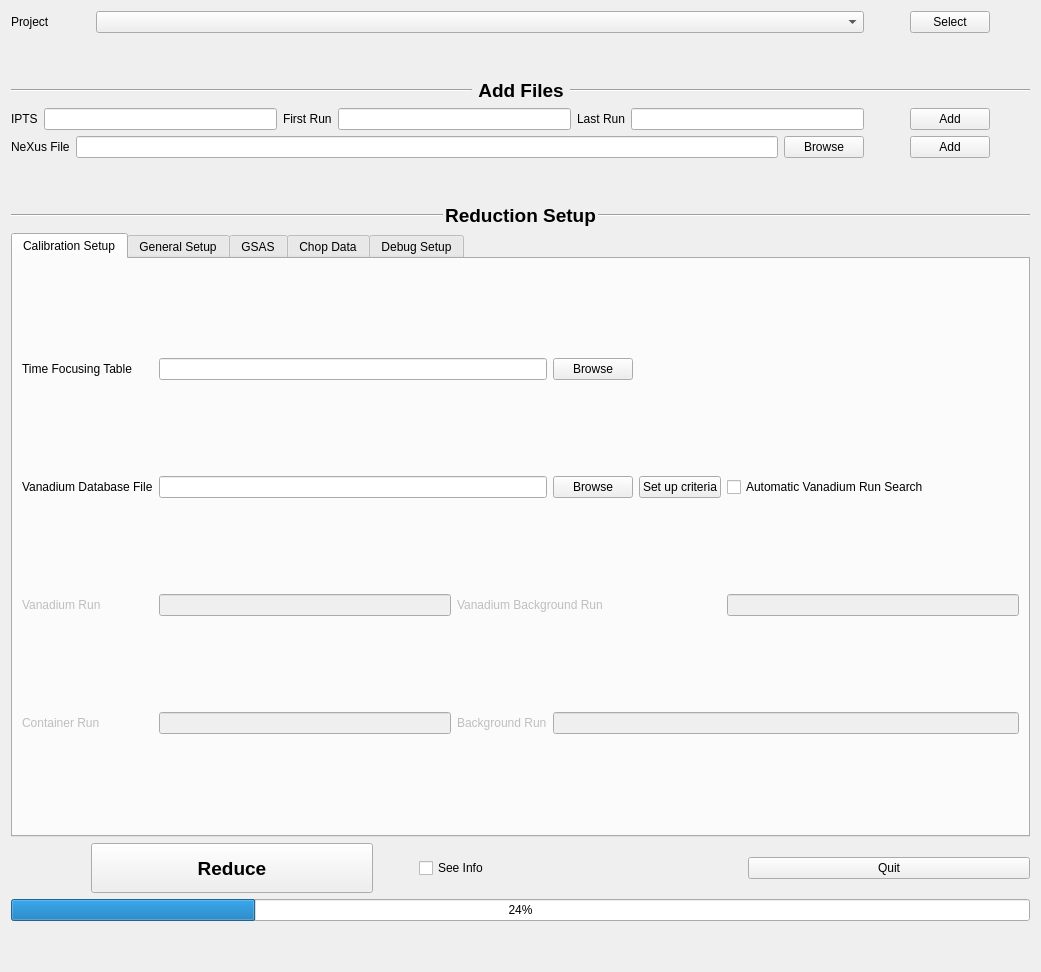
<?xml version="1.0" encoding="UTF-8"?>
<ui version="4.0">
 <class>Form</class>
 <widget class="QWidget" name="Form">
  <property name="geometry">
   <rect>
    <x>0</x>
    <y>0</y>
    <width>1041</width>
    <height>972</height>
   </rect>
  </property>
  <property name="windowTitle">
   <string>Form</string>
  </property>
  <layout class="QGridLayout" name="gridLayout">
   <item row="5" column="0">
    <spacer name="verticalSpacer_2">
     <property name="orientation">
      <enum>Qt::Vertical</enum>
     </property>
     <property name="sizeType">
      <enum>QSizePolicy::Preferred</enum>
     </property>
     <property name="sizeHint" stdset="0">
      <size>
       <width>20</width>
       <height>40</height>
      </size>
     </property>
    </spacer>
   </item>
   <item row="6" column="0">
    <layout class="QHBoxLayout" name="horizontalLayout_9">
     <property name="spacing">
      <number>2</number>
     </property>
     <property name="sizeConstraint">
      <enum>QLayout::SetNoConstraint</enum>
     </property>
     <item>
      <widget class="Line" name="line_6">
       <property name="sizePolicy">
        <sizepolicy hsizetype="Expanding" vsizetype="Fixed">
         <horstretch>0</horstretch>
         <verstretch>0</verstretch>
        </sizepolicy>
       </property>
       <property name="orientation">
        <enum>Qt::Horizontal</enum>
       </property>
      </widget>
     </item>
     <item>
      <widget class="QLabel" name="label_5">
       <property name="font">
        <font>
         <pointsize>14</pointsize>
         <weight>75</weight>
         <bold>true</bold>
        </font>
       </property>
       <property name="text">
        <string>Reduction Setup</string>
       </property>
       <property name="alignment">
        <set>Qt::AlignCenter</set>
       </property>
      </widget>
     </item>
     <item>
      <widget class="Line" name="line">
       <property name="sizePolicy">
        <sizepolicy hsizetype="Expanding" vsizetype="Fixed">
         <horstretch>0</horstretch>
         <verstretch>0</verstretch>
        </sizepolicy>
       </property>
       <property name="orientation">
        <enum>Qt::Horizontal</enum>
       </property>
      </widget>
     </item>
    </layout>
   </item>
   <item row="7" column="0">
    <layout class="QHBoxLayout" name="horizontalLayout_5">
     <item>
      <widget class="QTabWidget" name="tab_calibSetup">
       <property name="sizePolicy">
        <sizepolicy hsizetype="Preferred" vsizetype="Preferred">
         <horstretch>0</horstretch>
         <verstretch>0</verstretch>
        </sizepolicy>
       </property>
       <property name="currentIndex">
        <number>0</number>
       </property>
       <widget class="QWidget" name="tab_advsetup">
        <attribute name="title">
         <string>Calibration Setup</string>
        </attribute>
        <layout class="QGridLayout" name="gridLayout_4">
         <item row="2" column="0">
          <widget class="QLabel" name="label_8">
           <property name="enabled">
            <bool>false</bool>
           </property>
           <property name="text">
            <string>Vanadium Run</string>
           </property>
          </widget>
         </item>
         <item row="0" column="3">
          <widget class="QPushButton" name="pushButton_timeFocusTableFile">
           <property name="text">
            <string>Browse</string>
           </property>
          </widget>
         </item>
         <item row="3" column="1">
          <widget class="QLineEdit" name="lineEdit_16">
           <property name="enabled">
            <bool>false</bool>
           </property>
          </widget>
         </item>
         <item row="1" column="0">
          <widget class="QLabel" name="label_7">
           <property name="toolTip">
            <string>&lt;html&gt;&lt;head/&gt;&lt;body&gt;&lt;p&gt;Vanadium Information file such as&lt;/p&gt;&lt;p&gt;&amp;quot;/SNS/VULCAN/shared/Calibrationfiles/Instrument/Standard/Vanadium/VRecord.txt&amp;quot;&lt;/p&gt;&lt;p&gt;&lt;br/&gt;&lt;/p&gt;&lt;p&gt;Used to look up vanadium run&lt;/p&gt;&lt;/body&gt;&lt;/html&gt;</string>
           </property>
           <property name="text">
            <string>Vanadium Database File</string>
           </property>
          </widget>
         </item>
         <item row="0" column="1" colspan="2">
          <widget class="QLineEdit" name="lineEdit_timeFocusTable"/>
         </item>
         <item row="3" column="0">
          <widget class="QLabel" name="label_22">
           <property name="enabled">
            <bool>false</bool>
           </property>
           <property name="text">
            <string>Container Run</string>
           </property>
          </widget>
         </item>
         <item row="3" column="2">
          <widget class="QLabel" name="label_9">
           <property name="enabled">
            <bool>false</bool>
           </property>
           <property name="text">
            <string>Background Run</string>
           </property>
          </widget>
         </item>
         <item row="1" column="1" colspan="2">
          <widget class="QLineEdit" name="lineEdit_vanDBFile"/>
         </item>
         <item row="3" column="3" colspan="3">
          <widget class="QLineEdit" name="lineEdit_5">
           <property name="enabled">
            <bool>false</bool>
           </property>
          </widget>
         </item>
         <item row="1" column="5">
          <widget class="QCheckBox" name="checkBox_autoVanRun">
           <property name="text">
            <string>Automatic Vanadium Run Search</string>
           </property>
          </widget>
         </item>
         <item row="1" column="3">
          <widget class="QPushButton" name="pushButton_vanDBFile">
           <property name="text">
            <string>Browse</string>
           </property>
          </widget>
         </item>
         <item row="2" column="2" colspan="2">
          <widget class="QLabel" name="label_10">
           <property name="enabled">
            <bool>false</bool>
           </property>
           <property name="text">
            <string>Vanadium Background Run</string>
           </property>
          </widget>
         </item>
         <item row="2" column="5">
          <widget class="QLineEdit" name="lineEdit_6">
           <property name="enabled">
            <bool>false</bool>
           </property>
          </widget>
         </item>
         <item row="0" column="0">
          <widget class="QLabel" name="label_6">
           <property name="toolTip">
            <string>&lt;html&gt;&lt;head/&gt;&lt;body&gt;&lt;p&gt;Time focussing table file.  In PD, it was named as 'calibration file'&lt;/p&gt;&lt;/body&gt;&lt;/html&gt;</string>
           </property>
           <property name="text">
            <string>Time Focusing Table</string>
           </property>
          </widget>
         </item>
         <item row="2" column="1">
          <widget class="QLineEdit" name="lineEdit_4">
           <property name="enabled">
            <bool>false</bool>
           </property>
          </widget>
         </item>
         <item row="1" column="4">
          <widget class="QPushButton" name="pushButton_vanDBCriteriaSetup">
           <property name="toolTip">
            <string>&lt;html&gt;&lt;head/&gt;&lt;body&gt;&lt;p&gt;Launch a dialog box to set up criteria for search corresponding vanadium runs by vanadium database file&lt;/p&gt;&lt;/body&gt;&lt;/html&gt;</string>
           </property>
           <property name="text">
            <string>Set up criteria</string>
           </property>
          </widget>
         </item>
         <item row="0" column="5">
          <spacer name="horizontalSpacer_12">
           <property name="orientation">
            <enum>Qt::Horizontal</enum>
           </property>
           <property name="sizeHint" stdset="0">
            <size>
             <width>40</width>
             <height>20</height>
            </size>
           </property>
          </spacer>
         </item>
        </layout>
       </widget>
       <widget class="QWidget" name="tab_generalsetup">
        <attribute name="title">
         <string>General Setup</string>
        </attribute>
        <layout class="QGridLayout" name="gridLayout_2">
         <item row="0" column="0">
          <layout class="QHBoxLayout" name="horizontalLayout_6">
           <item>
            <widget class="QLabel" name="label_binMin">
             <property name="text">
              <string>TOF Min</string>
             </property>
            </widget>
           </item>
           <item>
            <widget class="QLineEdit" name="lineEdit_binMin"/>
           </item>
           <item>
            <widget class="QLabel" name="label_11">
             <property name="text">
              <string>Bin Size</string>
             </property>
            </widget>
           </item>
           <item>
            <widget class="QLineEdit" name="lineEdit_binSize"/>
           </item>
           <item>
            <widget class="QLabel" name="label_binMax">
             <property name="text">
              <string>TOF Max</string>
             </property>
            </widget>
           </item>
           <item>
            <widget class="QLineEdit" name="lineEdit_binMax"/>
           </item>
           <item>
            <widget class="QComboBox" name="comboBox_binUnit">
             <item>
              <property name="text">
               <string>TOF</string>
              </property>
             </item>
             <item>
              <property name="text">
               <string>dSpacing</string>
              </property>
             </item>
             <item>
              <property name="text">
               <string>Momentum Transfer (Q)</string>
              </property>
             </item>
            </widget>
           </item>
           <item>
            <spacer name="horizontalSpacer_13">
             <property name="orientation">
              <enum>Qt::Horizontal</enum>
             </property>
             <property name="sizeHint" stdset="0">
              <size>
               <width>40</width>
               <height>20</height>
              </size>
             </property>
            </spacer>
           </item>
          </layout>
         </item>
         <item row="1" column="0">
          <layout class="QHBoxLayout" name="horizontalLayout_7">
           <item>
            <widget class="QCheckBox" name="checkBox_chopData">
             <property name="text">
              <string>Chop Data</string>
             </property>
            </widget>
           </item>
           <item>
            <spacer name="horizontalSpacer_26">
             <property name="orientation">
              <enum>Qt::Horizontal</enum>
             </property>
             <property name="sizeHint" stdset="0">
              <size>
               <width>40</width>
               <height>20</height>
              </size>
             </property>
            </spacer>
           </item>
           <item>
            <widget class="QCheckBox" name="checkBox_sumRuns">
             <property name="text">
              <string>Sum Runs</string>
             </property>
            </widget>
           </item>
           <item>
            <spacer name="horizontalSpacer_27">
             <property name="orientation">
              <enum>Qt::Horizontal</enum>
             </property>
             <property name="sizeHint" stdset="0">
              <size>
               <width>40</width>
               <height>20</height>
              </size>
             </property>
            </spacer>
           </item>
           <item>
            <widget class="QCheckBox" name="checkBox_filterBadPulses">
             <property name="text">
              <string>Filter Bad Pulses</string>
             </property>
            </widget>
           </item>
           <item>
            <spacer name="horizontalSpacer_25">
             <property name="orientation">
              <enum>Qt::Horizontal</enum>
             </property>
             <property name="sizeHint" stdset="0">
              <size>
               <width>40</width>
               <height>20</height>
              </size>
             </property>
            </spacer>
           </item>
          </layout>
         </item>
         <item row="2" column="0">
          <layout class="QHBoxLayout" name="horizontalLayout_8">
           <item>
            <widget class="QLabel" name="label_17">
             <property name="text">
              <string>Output Dir</string>
             </property>
            </widget>
           </item>
           <item>
            <widget class="QLineEdit" name="lineEdit_outputDir"/>
           </item>
           <item>
            <widget class="QPushButton" name="pushButton_browseOutputDir">
             <property name="text">
              <string>Browse</string>
             </property>
            </widget>
           </item>
           <item>
            <spacer name="horizontalSpacer_24">
             <property name="orientation">
              <enum>Qt::Horizontal</enum>
             </property>
             <property name="sizeHint" stdset="0">
              <size>
               <width>40</width>
               <height>20</height>
              </size>
             </property>
            </spacer>
           </item>
          </layout>
         </item>
        </layout>
       </widget>
       <widget class="QWidget" name="tab_gsas">
        <attribute name="title">
         <string>GSAS</string>
        </attribute>
        <layout class="QGridLayout" name="gridLayout_3">
         <item row="0" column="0">
          <layout class="QHBoxLayout" name="horizontalLayout_10">
           <item>
            <widget class="QLabel" name="label_12">
             <property name="text">
              <string>GSAS Instrument File</string>
             </property>
            </widget>
           </item>
           <item>
            <widget class="QLineEdit" name="lineEdit_gsasPRMFile"/>
           </item>
           <item>
            <widget class="QPushButton" name="pushButton_gsasPRM">
             <property name="text">
              <string>Bowse</string>
             </property>
            </widget>
           </item>
           <item>
            <spacer name="horizontalSpacer_14">
             <property name="orientation">
              <enum>Qt::Horizontal</enum>
             </property>
             <property name="sizeHint" stdset="0">
              <size>
               <width>40</width>
               <height>20</height>
              </size>
             </property>
            </spacer>
           </item>
          </layout>
         </item>
        </layout>
       </widget>
       <widget class="QWidget" name="tab_2">
        <attribute name="title">
         <string>Chop Data</string>
        </attribute>
        <layout class="QVBoxLayout" name="verticalLayout_3">
         <item>
          <layout class="QHBoxLayout" name="horizontalLayout_13">
           <item>
            <widget class="QRadioButton" name="radioButto_filterByTime">
             <property name="text">
              <string/>
             </property>
            </widget>
           </item>
           <item>
            <spacer name="horizontalSpacer_20">
             <property name="orientation">
              <enum>Qt::Horizontal</enum>
             </property>
             <property name="sizeType">
              <enum>QSizePolicy::Preferred</enum>
             </property>
             <property name="sizeHint" stdset="0">
              <size>
               <width>40</width>
               <height>20</height>
              </size>
             </property>
            </spacer>
           </item>
           <item>
            <widget class="QLabel" name="label_14">
             <property name="text">
              <string>Start Time</string>
             </property>
            </widget>
           </item>
           <item>
            <widget class="QLineEdit" name="lineEdit_filterStartTime"/>
           </item>
           <item>
            <widget class="QLabel" name="label_15">
             <property name="text">
              <string>Stop Time</string>
             </property>
            </widget>
           </item>
           <item>
            <widget class="QLineEdit" name="lineEdit_filterStopTime"/>
           </item>
           <item>
            <widget class="QLabel" name="label_16">
             <property name="text">
              <string>Time Step</string>
             </property>
            </widget>
           </item>
           <item>
            <widget class="QLineEdit" name="lineEdit_filterTimeStep"/>
           </item>
           <item>
            <spacer name="horizontalSpacer_16">
             <property name="orientation">
              <enum>Qt::Horizontal</enum>
             </property>
             <property name="sizeHint" stdset="0">
              <size>
               <width>40</width>
               <height>20</height>
              </size>
             </property>
            </spacer>
           </item>
          </layout>
         </item>
         <item>
          <widget class="Line" name="line_2">
           <property name="orientation">
            <enum>Qt::Horizontal</enum>
           </property>
          </widget>
         </item>
         <item>
          <layout class="QHBoxLayout" name="horizontalLayout_14">
           <item>
            <widget class="QRadioButton" name="radioButton_filterByFile">
             <property name="text">
              <string/>
             </property>
            </widget>
           </item>
           <item>
            <spacer name="horizontalSpacer_21">
             <property name="orientation">
              <enum>Qt::Horizontal</enum>
             </property>
             <property name="sizeType">
              <enum>QSizePolicy::Preferred</enum>
             </property>
             <property name="sizeHint" stdset="0">
              <size>
               <width>40</width>
               <height>20</height>
              </size>
             </property>
            </spacer>
           </item>
           <item>
            <widget class="QLabel" name="label_21">
             <property name="toolTip">
              <string>&lt;html&gt;&lt;head/&gt;&lt;body&gt;&lt;p&gt;User defined time chopping file&lt;/p&gt;&lt;/body&gt;&lt;/html&gt;</string>
             </property>
             <property name="text">
              <string>Pick Time File</string>
             </property>
            </widget>
           </item>
           <item>
            <widget class="QLineEdit" name="lineEdit_17"/>
           </item>
           <item>
            <widget class="QPushButton" name="pushButton_9">
             <property name="text">
              <string>Browse</string>
             </property>
            </widget>
           </item>
           <item>
            <spacer name="horizontalSpacer_17">
             <property name="orientation">
              <enum>Qt::Horizontal</enum>
             </property>
             <property name="sizeHint" stdset="0">
              <size>
               <width>40</width>
               <height>20</height>
              </size>
             </property>
            </spacer>
           </item>
          </layout>
         </item>
         <item>
          <widget class="Line" name="line_3">
           <property name="orientation">
            <enum>Qt::Horizontal</enum>
           </property>
          </widget>
         </item>
         <item>
          <layout class="QHBoxLayout" name="horizontalLayout_15">
           <item>
            <widget class="QRadioButton" name="radioButton_filterByLog">
             <property name="text">
              <string/>
             </property>
            </widget>
           </item>
           <item>
            <spacer name="horizontalSpacer_22">
             <property name="orientation">
              <enum>Qt::Horizontal</enum>
             </property>
             <property name="sizeType">
              <enum>QSizePolicy::Preferred</enum>
             </property>
             <property name="sizeHint" stdset="0">
              <size>
               <width>40</width>
               <height>20</height>
              </size>
             </property>
            </spacer>
           </item>
           <item>
            <widget class="QLabel" name="label_tabSampleLog">
             <property name="sizePolicy">
              <sizepolicy hsizetype="Preferred" vsizetype="Fixed">
               <horstretch>0</horstretch>
               <verstretch>0</verstretch>
              </sizepolicy>
             </property>
             <property name="minimumSize">
              <size>
               <width>20</width>
               <height>0</height>
              </size>
             </property>
             <property name="text">
              <string>Sample Log</string>
             </property>
            </widget>
           </item>
           <item>
            <widget class="QComboBox" name="comboBox_sampleLogNames">
             <property name="sizePolicy">
              <sizepolicy hsizetype="Expanding" vsizetype="Fixed">
               <horstretch>0</horstretch>
               <verstretch>0</verstretch>
              </sizepolicy>
             </property>
            </widget>
           </item>
           <item>
            <spacer name="horizontalSpacer_18">
             <property name="orientation">
              <enum>Qt::Horizontal</enum>
             </property>
             <property name="sizeType">
              <enum>QSizePolicy::Preferred</enum>
             </property>
             <property name="sizeHint" stdset="0">
              <size>
               <width>40</width>
               <height>20</height>
              </size>
             </property>
            </spacer>
           </item>
           <item>
            <widget class="QPushButton" name="pushButton_eventFilterAssistant">
             <property name="text">
              <string>Event Filtering Assistant</string>
             </property>
            </widget>
           </item>
          </layout>
         </item>
         <item>
          <layout class="QHBoxLayout" name="horizontalLayout_16">
           <item>
            <spacer name="horizontalSpacer_23">
             <property name="orientation">
              <enum>Qt::Horizontal</enum>
             </property>
             <property name="sizeType">
              <enum>QSizePolicy::Preferred</enum>
             </property>
             <property name="sizeHint" stdset="0">
              <size>
               <width>40</width>
               <height>20</height>
              </size>
             </property>
            </spacer>
           </item>
           <item>
            <widget class="QLabel" name="label_19">
             <property name="text">
              <string>Min Value</string>
             </property>
            </widget>
           </item>
           <item>
            <widget class="QLineEdit" name="lineEdit_minLogValue"/>
           </item>
           <item>
            <widget class="QLabel" name="label_20">
             <property name="text">
              <string>Max Value</string>
             </property>
            </widget>
           </item>
           <item>
            <widget class="QLineEdit" name="lineEdit_maxLogValue"/>
           </item>
           <item>
            <widget class="QLabel" name="label_18">
             <property name="text">
              <string>Step</string>
             </property>
            </widget>
           </item>
           <item>
            <widget class="QLineEdit" name="lineEdit_logValueStep"/>
           </item>
           <item>
            <spacer name="horizontalSpacer_19">
             <property name="orientation">
              <enum>Qt::Horizontal</enum>
             </property>
             <property name="sizeHint" stdset="0">
              <size>
               <width>40</width>
               <height>20</height>
              </size>
             </property>
            </spacer>
           </item>
          </layout>
         </item>
        </layout>
       </widget>
       <widget class="QWidget" name="tab_debugSetup">
        <attribute name="title">
         <string>Debug Setup</string>
        </attribute>
        <layout class="QGridLayout" name="gridLayout_7">
         <item row="0" column="0">
          <layout class="QVBoxLayout" name="verticalLayout_2">
           <item>
            <layout class="QHBoxLayout" name="horizontalLayout_11">
             <item>
              <widget class="QLabel" name="label_13">
               <property name="text">
                <string>Base Data Path</string>
               </property>
              </widget>
             </item>
             <item>
              <widget class="QLineEdit" name="lineEdit_baseDataPath"/>
             </item>
             <item>
              <widget class="QPushButton" name="pushButton_browseBaseDataPath">
               <property name="text">
                <string>Browse</string>
               </property>
              </widget>
             </item>
             <item>
              <spacer name="horizontalSpacer_15">
               <property name="orientation">
                <enum>Qt::Horizontal</enum>
               </property>
               <property name="sizeHint" stdset="0">
                <size>
                 <width>40</width>
                 <height>20</height>
                </size>
               </property>
              </spacer>
             </item>
            </layout>
           </item>
           <item>
            <layout class="QHBoxLayout" name="horizontalLayout_12"/>
           </item>
          </layout>
         </item>
        </layout>
       </widget>
      </widget>
     </item>
    </layout>
   </item>
   <item row="2" column="0">
    <layout class="QHBoxLayout" name="horizontalLayout_3">
     <item>
      <widget class="Line" name="line_5">
       <property name="sizePolicy">
        <sizepolicy hsizetype="Expanding" vsizetype="Fixed">
         <horstretch>0</horstretch>
         <verstretch>0</verstretch>
        </sizepolicy>
       </property>
       <property name="orientation">
        <enum>Qt::Horizontal</enum>
       </property>
      </widget>
     </item>
     <item>
      <widget class="QLabel" name="label_SectionAddFiles">
       <property name="sizePolicy">
        <sizepolicy hsizetype="Preferred" vsizetype="Fixed">
         <horstretch>0</horstretch>
         <verstretch>0</verstretch>
        </sizepolicy>
       </property>
       <property name="font">
        <font>
         <pointsize>14</pointsize>
         <weight>75</weight>
         <bold>true</bold>
        </font>
       </property>
       <property name="text">
        <string>Add Files</string>
       </property>
       <property name="alignment">
        <set>Qt::AlignCenter</set>
       </property>
      </widget>
     </item>
     <item>
      <widget class="Line" name="line_4">
       <property name="sizePolicy">
        <sizepolicy hsizetype="Expanding" vsizetype="Fixed">
         <horstretch>0</horstretch>
         <verstretch>0</verstretch>
        </sizepolicy>
       </property>
       <property name="orientation">
        <enum>Qt::Horizontal</enum>
       </property>
      </widget>
     </item>
    </layout>
   </item>
   <item row="4" column="0">
    <layout class="QHBoxLayout" name="horizontalLayout_4">
     <item>
      <widget class="QLabel" name="label_4">
       <property name="text">
        <string>NeXus File</string>
       </property>
      </widget>
     </item>
     <item>
      <widget class="QLineEdit" name="lineEdit_nexusFile"/>
     </item>
     <item>
      <widget class="QPushButton" name="pushButton_browseNxsFile">
       <property name="text">
        <string>Browse</string>
       </property>
      </widget>
     </item>
     <item>
      <spacer name="horizontalSpacer_6">
       <property name="orientation">
        <enum>Qt::Horizontal</enum>
       </property>
       <property name="sizeType">
        <enum>QSizePolicy::Preferred</enum>
       </property>
       <property name="sizeHint" stdset="0">
        <size>
         <width>40</width>
         <height>20</height>
        </size>
       </property>
      </spacer>
     </item>
     <item>
      <widget class="QPushButton" name="pushButton_addNxsFile">
       <property name="text">
        <string>Add</string>
       </property>
      </widget>
     </item>
     <item>
      <spacer name="horizontalSpacer_7">
       <property name="orientation">
        <enum>Qt::Horizontal</enum>
       </property>
       <property name="sizeType">
        <enum>QSizePolicy::Preferred</enum>
       </property>
       <property name="sizeHint" stdset="0">
        <size>
         <width>40</width>
         <height>20</height>
        </size>
       </property>
      </spacer>
     </item>
    </layout>
   </item>
   <item row="3" column="0">
    <layout class="QHBoxLayout" name="horizontalLayout_2">
     <item>
      <widget class="QLabel" name="label">
       <property name="text">
        <string>IPTS</string>
       </property>
      </widget>
     </item>
     <item>
      <widget class="QLineEdit" name="lineEdit_ipts"/>
     </item>
     <item>
      <widget class="QLabel" name="label_2">
       <property name="text">
        <string>First Run</string>
       </property>
      </widget>
     </item>
     <item>
      <widget class="QLineEdit" name="lineEdit_runstart"/>
     </item>
     <item>
      <widget class="QLabel" name="label_3">
       <property name="text">
        <string>Last Run</string>
       </property>
      </widget>
     </item>
     <item>
      <widget class="QLineEdit" name="lineEdit_runend"/>
     </item>
     <item>
      <spacer name="horizontalSpacer_5">
       <property name="orientation">
        <enum>Qt::Horizontal</enum>
       </property>
       <property name="sizeType">
        <enum>QSizePolicy::Preferred</enum>
       </property>
       <property name="sizeHint" stdset="0">
        <size>
         <width>40</width>
         <height>20</height>
        </size>
       </property>
      </spacer>
     </item>
     <item>
      <widget class="QPushButton" name="pushButton_addRuns">
       <property name="text">
        <string>Add</string>
       </property>
      </widget>
     </item>
     <item>
      <spacer name="horizontalSpacer_4">
       <property name="orientation">
        <enum>Qt::Horizontal</enum>
       </property>
       <property name="sizeType">
        <enum>QSizePolicy::Preferred</enum>
       </property>
       <property name="sizeHint" stdset="0">
        <size>
         <width>40</width>
         <height>20</height>
        </size>
       </property>
      </spacer>
     </item>
    </layout>
   </item>
   <item row="0" column="0">
    <layout class="QHBoxLayout" name="horizontalLayout">
     <item>
      <widget class="QLabel" name="label_project">
       <property name="sizePolicy">
        <sizepolicy hsizetype="Fixed" vsizetype="Preferred">
         <horstretch>40</horstretch>
         <verstretch>0</verstretch>
        </sizepolicy>
       </property>
       <property name="text">
        <string>Project</string>
       </property>
      </widget>
     </item>
     <item>
      <spacer name="horizontalSpacer">
       <property name="orientation">
        <enum>Qt::Horizontal</enum>
       </property>
       <property name="sizeType">
        <enum>QSizePolicy::Preferred</enum>
       </property>
       <property name="sizeHint" stdset="0">
        <size>
         <width>40</width>
         <height>20</height>
        </size>
       </property>
      </spacer>
     </item>
     <item>
      <widget class="QComboBox" name="comboBox_projectNames">
       <property name="sizePolicy">
        <sizepolicy hsizetype="Preferred" vsizetype="Fixed">
         <horstretch>40</horstretch>
         <verstretch>0</verstretch>
        </sizepolicy>
       </property>
      </widget>
     </item>
     <item>
      <spacer name="horizontalSpacer_2">
       <property name="orientation">
        <enum>Qt::Horizontal</enum>
       </property>
       <property name="sizeType">
        <enum>QSizePolicy::Preferred</enum>
       </property>
       <property name="sizeHint" stdset="0">
        <size>
         <width>40</width>
         <height>20</height>
        </size>
       </property>
      </spacer>
     </item>
     <item>
      <widget class="QPushButton" name="pushButton_selectproject">
       <property name="text">
        <string>Select</string>
       </property>
      </widget>
     </item>
     <item>
      <spacer name="horizontalSpacer_3">
       <property name="orientation">
        <enum>Qt::Horizontal</enum>
       </property>
       <property name="sizeHint" stdset="0">
        <size>
         <width>40</width>
         <height>20</height>
        </size>
       </property>
      </spacer>
     </item>
    </layout>
   </item>
   <item row="1" column="0">
    <spacer name="verticalSpacer">
     <property name="orientation">
      <enum>Qt::Vertical</enum>
     </property>
     <property name="sizeType">
      <enum>QSizePolicy::Preferred</enum>
     </property>
     <property name="sizeHint" stdset="0">
      <size>
       <width>20</width>
       <height>40</height>
      </size>
     </property>
    </spacer>
   </item>
   <item row="9" column="0">
    <layout class="QGridLayout" name="gridLayout_6">
     <item row="0" column="0">
      <spacer name="horizontalSpacer_8">
       <property name="orientation">
        <enum>Qt::Horizontal</enum>
       </property>
       <property name="sizeType">
        <enum>QSizePolicy::Preferred</enum>
       </property>
       <property name="sizeHint" stdset="0">
        <size>
         <width>40</width>
         <height>20</height>
        </size>
       </property>
      </spacer>
     </item>
     <item row="0" column="3">
      <spacer name="horizontalSpacer_9">
       <property name="orientation">
        <enum>Qt::Horizontal</enum>
       </property>
       <property name="sizeType">
        <enum>QSizePolicy::Preferred</enum>
       </property>
       <property name="sizeHint" stdset="0">
        <size>
         <width>40</width>
         <height>20</height>
        </size>
       </property>
      </spacer>
     </item>
     <item row="0" column="2">
      <widget class="QPushButton" name="pushButton_reduceData">
       <property name="sizePolicy">
        <sizepolicy hsizetype="Preferred" vsizetype="Preferred">
         <horstretch>0</horstretch>
         <verstretch>0</verstretch>
        </sizepolicy>
       </property>
       <property name="minimumSize">
        <size>
         <width>0</width>
         <height>50</height>
        </size>
       </property>
       <property name="font">
        <font>
         <pointsize>14</pointsize>
         <weight>75</weight>
         <bold>true</bold>
        </font>
       </property>
       <property name="text">
        <string>Reduce</string>
       </property>
       <property name="iconSize">
        <size>
         <width>16</width>
         <height>16</height>
        </size>
       </property>
      </widget>
     </item>
     <item row="0" column="4">
      <widget class="QCheckBox" name="checkBox_reduceinfo">
       <property name="text">
        <string>See Info</string>
       </property>
      </widget>
     </item>
     <item row="0" column="5">
      <spacer name="horizontalSpacer_10">
       <property name="orientation">
        <enum>Qt::Horizontal</enum>
       </property>
       <property name="sizeType">
        <enum>QSizePolicy::Minimum</enum>
       </property>
       <property name="sizeHint" stdset="0">
        <size>
         <width>40</width>
         <height>20</height>
        </size>
       </property>
      </spacer>
     </item>
     <item row="0" column="1">
      <spacer name="horizontalSpacer_11">
       <property name="orientation">
        <enum>Qt::Horizontal</enum>
       </property>
       <property name="sizeType">
        <enum>QSizePolicy::Preferred</enum>
       </property>
       <property name="sizeHint" stdset="0">
        <size>
         <width>40</width>
         <height>20</height>
        </size>
       </property>
      </spacer>
     </item>
     <item row="0" column="6">
      <widget class="QPushButton" name="pushButton_quit">
       <property name="text">
        <string>Quit</string>
       </property>
      </widget>
     </item>
    </layout>
   </item>
   <item row="11" column="0">
    <spacer name="verticalSpacer_3">
     <property name="orientation">
      <enum>Qt::Vertical</enum>
     </property>
     <property name="sizeType">
      <enum>QSizePolicy::Preferred</enum>
     </property>
     <property name="sizeHint" stdset="0">
      <size>
       <width>20</width>
       <height>40</height>
      </size>
     </property>
    </spacer>
   </item>
   <item row="10" column="0">
    <layout class="QHBoxLayout" name="horizontalLayout_17">
     <item>
      <widget class="QProgressBar" name="progressBar">
       <property name="value">
        <number>24</number>
       </property>
      </widget>
     </item>
    </layout>
   </item>
  </layout>
 </widget>
 <resources/>
 <connections/>
</ui>
